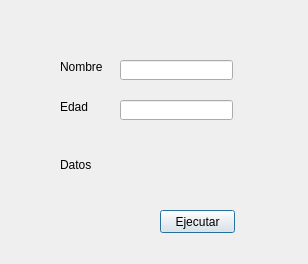
<?xml version="1.0" encoding="UTF-8"?>
<ui version="4.0">
 <class>Dialog</class>
 <widget class="QDialog" name="Dialog">
  <property name="geometry">
   <rect>
    <x>0</x>
    <y>0</y>
    <width>308</width>
    <height>264</height>
   </rect>
  </property>
  <property name="windowTitle">
   <string>Título de la Ventana</string>
  </property>
  <widget class="QLabel" name="label">
   <property name="geometry">
    <rect>
     <x>60</x>
     <y>60</y>
     <width>47</width>
     <height>13</height>
    </rect>
   </property>
   <property name="text">
    <string>Nombre</string>
   </property>
  </widget>
  <widget class="QLineEdit" name="lineEdit">
   <property name="geometry">
    <rect>
     <x>120</x>
     <y>60</y>
     <width>113</width>
     <height>20</height>
    </rect>
   </property>
  </widget>
  <widget class="QPushButton" name="pushButton">
   <property name="geometry">
    <rect>
     <x>160</x>
     <y>210</y>
     <width>75</width>
     <height>23</height>
    </rect>
   </property>
   <property name="text">
    <string>Ejecutar</string>
   </property>
  </widget>
  <widget class="QLabel" name="label_2">
   <property name="geometry">
    <rect>
     <x>60</x>
     <y>100</y>
     <width>47</width>
     <height>13</height>
    </rect>
   </property>
   <property name="text">
    <string>Edad</string>
   </property>
  </widget>
  <widget class="QLineEdit" name="lineEdit_2">
   <property name="geometry">
    <rect>
     <x>120</x>
     <y>100</y>
     <width>113</width>
     <height>20</height>
    </rect>
   </property>
  </widget>
  <widget class="QLabel" name="label_3">
   <property name="geometry">
    <rect>
     <x>60</x>
     <y>150</y>
     <width>447</width>
     <height>30</height>
    </rect>
   </property>
   <property name="text">
    <string>Datos</string>
   </property>
  </widget>
 </widget>
 <resources/>
 <connections/>
</ui>
